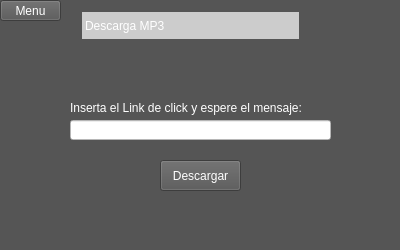
<?xml version="1.0" encoding="UTF-8"?>
<ui version="4.0">
 <class>FormUno</class>
 <widget class="QWidget" name="FormUno">
  <property name="geometry">
   <rect>
    <x>0</x>
    <y>0</y>
    <width>400</width>
    <height>250</height>
   </rect>
  </property>
  <property name="windowTitle">
   <string>MP3</string>
  </property>
  <property name="windowIcon">
   <iconset>
    <normaloff>../Downloads/icons8-carpeta-de-películas-96.png</normaloff>../Downloads/icons8-carpeta-de-películas-96.png</iconset>
  </property>
  <property name="styleSheet">
   <string notr="true">QObject{
	background-color: #555;
}</string>
  </property>
  <widget class="QLabel" name="label_titulo_mp3">
   <property name="geometry">
    <rect>
     <x>80</x>
     <y>10</y>
     <width>221</width>
     <height>31</height>
    </rect>
   </property>
   <property name="styleSheet">
    <string notr="true">font: 87 14pt &quot;Arial Black&quot;;
color: white;
background-color: #ccc;
border: 2px solid #555;</string>
   </property>
   <property name="text">
    <string>Descarga MP3</string>
   </property>
  </widget>
  <widget class="QLineEdit" name="txt_link_mp3">
   <property name="geometry">
    <rect>
     <x>70</x>
     <y>120</y>
     <width>261</width>
     <height>20</height>
    </rect>
   </property>
   <property name="styleSheet">
    <string notr="true">background-color: white;</string>
   </property>
  </widget>
  <widget class="QLabel" name="label_link">
   <property name="geometry">
    <rect>
     <x>70</x>
     <y>100</y>
     <width>261</width>
     <height>16</height>
    </rect>
   </property>
   <property name="styleSheet">
    <string notr="true">font: 75 10pt &quot;Arial&quot;;
color: white;</string>
   </property>
   <property name="text">
    <string>Inserta el Link de click y espere el mensaje:</string>
   </property>
  </widget>
  <widget class="QPushButton" name="pushButton_mp3">
   <property name="geometry">
    <rect>
     <x>160</x>
     <y>160</y>
     <width>81</width>
     <height>31</height>
    </rect>
   </property>
   <property name="styleSheet">
    <string notr="true">font: 87 8pt &quot;Arial Black&quot;;
color: white;</string>
   </property>
   <property name="text">
    <string>Descargar</string>
   </property>
  </widget>
  <widget class="QPushButton" name="pushButton_back">
   <property name="geometry">
    <rect>
     <x>0</x>
     <y>0</y>
     <width>61</width>
     <height>21</height>
    </rect>
   </property>
   <property name="styleSheet">
    <string notr="true">color: white;
font: 87 10pt &quot;Arial Black&quot;;</string>
   </property>
   <property name="text">
    <string>Menu</string>
   </property>
  </widget>
  <widget class="QLabel" name="label">
   <property name="geometry">
    <rect>
     <x>80</x>
     <y>200</y>
     <width>261</width>
     <height>41</height>
    </rect>
   </property>
   <property name="styleSheet">
    <string notr="true">font: 87 14pt &quot;Arial Black&quot;;
color: white;
border: 2px solid #555;</string>
   </property>
   <property name="text">
    <string/>
   </property>
  </widget>
 </widget>
 <resources/>
 <connections/>
</ui>
